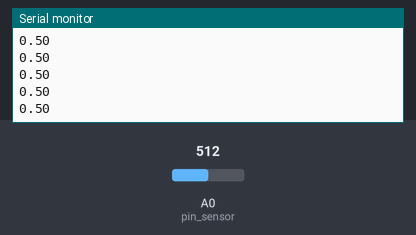
Recording of a sketch running on a simulated Arduino Uno, built with avr-gcc and run on an emulated ATmega328P. Parts: the last lines printed to the serial monitor. Inputs (shaded band) come from the test bench; at power-on: A0 (pin_sensor) = 512.

Above: at 1.2 s.
1.3 s: A0 (pin_sensor) set to 716
At 1.31 s:
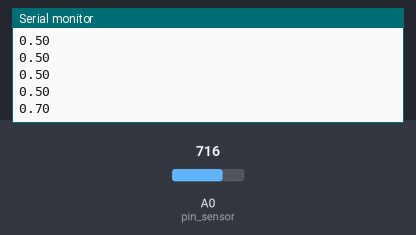
2.8 s: A0 (pin_sensor) set to 900
At 2.82 s:
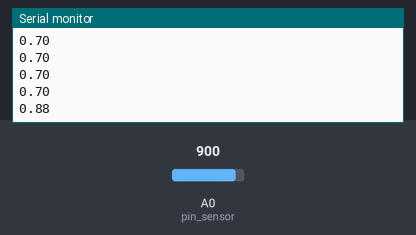
Timing chart, 0 to 5.8 s (numbered marks = the images above; inputs shaded):
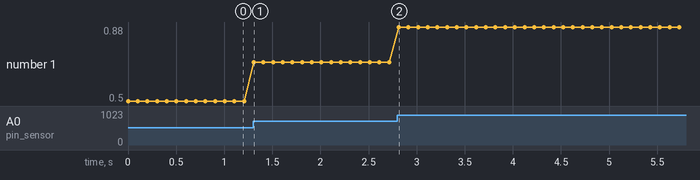

The sketch:

salida_analogica.ino
```cpp
#define pin_sensor A0
float Analog;


void setup() {
  // put your setup code here, to run once:
  pinMode (pin_sensor, INPUT);
  Serial.begin(9600);

}

void loop() {
  // put your main code here, to run repeatedly:
  Analog = analogRead (pin_sensor)/1023.0;
  Serial.println(Analog);
  delay(100);
}
```

Measured:
- after the input at 1.3 s, the serial monitor: prints a new line at once (image 1)
- after the input at 2.8 s, the serial monitor: prints a new line at once (image 2)
- plotted number 1: 0.5 → 0.7 after the input at 1.3 s, 0.7 → 0.88 after the input at 2.8 s
